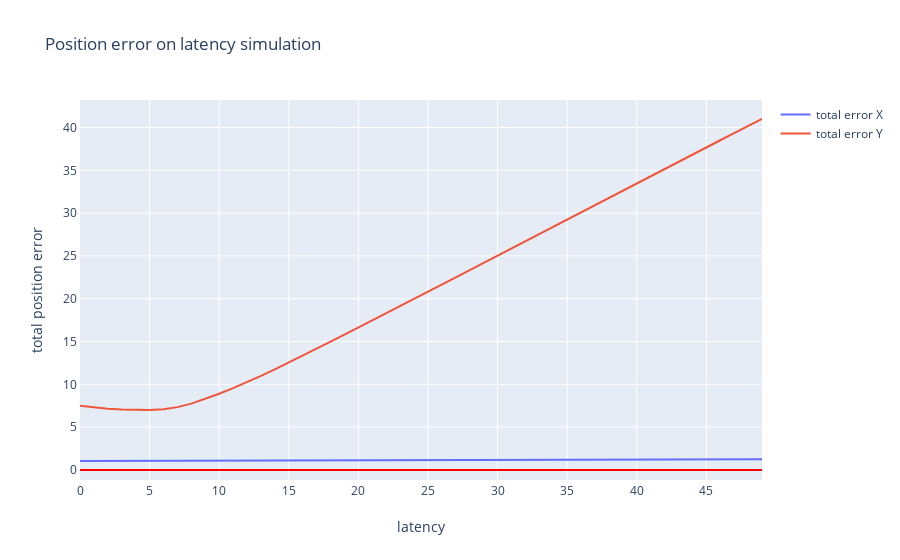

Source (notebook cell):
### Code cell
# calculate the latency by shift the element and calculate the var

expected_x = data_log['expected_x']
expected_y = data_log['expected_y']
real_x = data_log['real_x']
real_y = data_log['real_y']
index = data_log['frame_id']

diff_x_sums=[]
diff_y_sums=[]

len_of_list = len(real_x)-max_iteration

expected_x = expected_x[0:len_of_list]
expected_y = expected_y[0:len_of_list]

p=[]
for it in range(max_iteration):
    shifted_realx = real_x.shift(-it)
    shifted_realy = real_y.shift(-it)
    shifted_realx = shifted_realx[0:len_of_list]
    shifted_realy = shifted_realy[0:len_of_list]
    diffx = np.subtract(shifted_realx,expected_x)
    diffy = np.subtract(shifted_realy,expected_y)
    diff_sum_x = np.average( np.abs(diffx))
    diff_sum_y = np.average( np.abs(diffy))
    diff_x_sums.append(diff_sum_x)
    diff_y_sums.append(diff_sum_y)

diff_index = np.arange(0,len(diff_x_sums))
p.append(go.Scatter(
    y = diff_x_sums,
    x = diff_index,
    name = 'total error X'
))
p.append(go.Scatter(
    y = diff_y_sums,
    x = diff_index,
    name = 'total error Y'
))
layout.xaxis['title'] = 'latency'
layout.yaxis['title'] = 'total position error'
layout.title= 'Position error on latency simulation'
fig=go.Figure(
    data=p,
    layout=layout
)
iplot(fig)
io.write_html(fig, file=prefix+filename.replace('.csv','_')+layout.title.text.replace(' ','_')+'.html')

### Figure 1 — Plotly figure (JSON) as saved in the notebook; plotly's stock layout.template omitted (floating-point values rounded to 4 significant figures)
{"data": [{"name": "total error X", "type": "scatter", "x": [0, 1, 2, 3, 4, 5, 6, 7, 8, 9, 10, 11, 12, 13, 14, 15, 16, 17, 18, 19, 20, 21, 22, 23, 24, 25, 26, 27, 28, 29, 30, 31, 32, 33, 34, 35, 36, 37, 38, 39, 40, 41, 42, 43, 44, 45, 46, 47, 48, 49], "y": [1.044, 1.048, 1.055, 1.06, 1.062, 1.067, 1.068, 1.072, 1.076, 1.08, 1.086, 1.09, 1.091, 1.099, 1.104, 1.107, 1.11, 1.115, 1.118, 1.121, 1.125, 1.132, 1.136, 1.138, 1.141, 1.144, 1.147, 1.15, 1.158, 1.16, 1.163, 1.167, 1.171, 1.177, 1.18, 1.185, 1.189, 1.193, 1.201, 1.205, 1.209, 1.21, 1.214, 1.218, 1.224, 1.225, 1.229, 1.232, 1.235, 1.24]}, {"name": "total error Y", "type": "scatter", "x": [0, 1, 2, 3, 4, 5, 6, 7, 8, 9, 10, 11, 12, 13, 14, 15, 16, 17, 18, 19, 20, 21, 22, 23, 24, 25, 26, 27, 28, 29, 30, 31, 32, 33, 34, 35, 36, 37, 38, 39, 40, 41, 42, 43, 44, 45, 46, 47, 48, 49], "y": [7.512, 7.307, 7.16, 7.059, 7.005, 7.005, 7.097, 7.338, 7.742, 8.282, 8.903, 9.56, 10.26, 10.99, 11.75, 12.54, 13.35, 14.16, 14.98, 15.8, 16.63, 17.46, 18.29, 19.13, 19.97, 20.81, 21.65, 22.5, 23.35, 24.19, 25.04, 25.89, 26.74, 27.59, 28.44, 29.28, 30.13, 30.97, 31.81, 32.65, 33.49, 34.33, 35.17, 36.01, 36.85, 37.68, 38.51, 39.34, 40.17, 41.0]}], "layout": {"title": {"text": "Position error on latency simulation"}, "xaxis": {"nticks": 20, "showgrid": true, "showline": true, "title": {"text": "latency"}, "zeroline": true, "zerolinecolor": "#FF0000"}, "yaxis": {"nticks": 20, "showgrid": true, "showline": true, "title": {"text": "total position error"}, "zeroline": true, "zerolinecolor": "#FF0000"}}}
